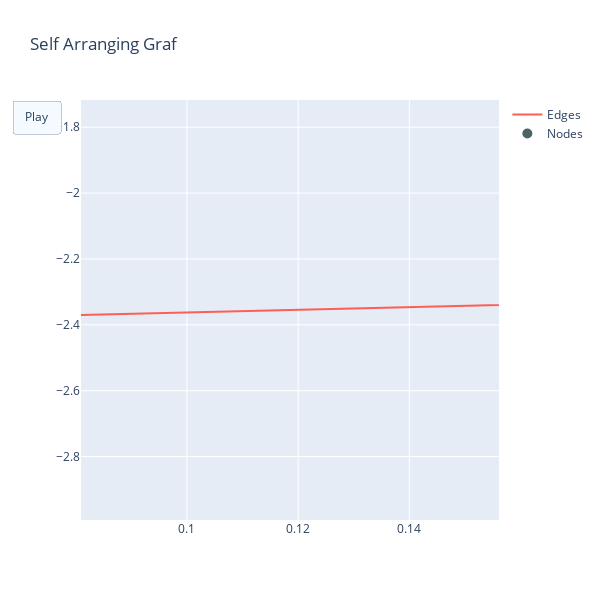

This figure's notebook cell:
### Code cell
# Create plotly animation
node_list, edge_list = utils.graph_to_plotly(stats['positions'], stats['connection_matrix'])
fig = utils.animate_network(node_list, edge_list)
fig.show()

### Figure 1 — Plotly figure (JSON) as saved in the notebook; plotly's stock layout.template omitted (floating-point values rounded to 4 significant figures)
{"data": [{"line": {"color": "#FE5F55", "width": 2}, "mode": "lines", "name": "Edges", "type": "scatter", "x": [2.246, -2.008, null], "y": [-1.498, -3.212, null]}, {"marker": {"color": "#4F6367", "size": 10}, "mode": "markers", "name": "Nodes", "type": "scatter", "x": [2.246, -2.008], "y": [-1.498, -3.212]}], "layout": {"height": 600, "hovermode": "closest", "title": {"text": "Self Arranging Graf"}, "updatemenus": [{"buttons": [{"args": [null], "label": "Play", "method": "animate"}], "type": "buttons"}], "width": 600, "xaxis": {"autorange": false, "range": [0.08095, 0.1561], "zeroline": false}, "yaxis": {"autorange": false, "range": [-2.992, -1.717], "zeroline": false}}}
